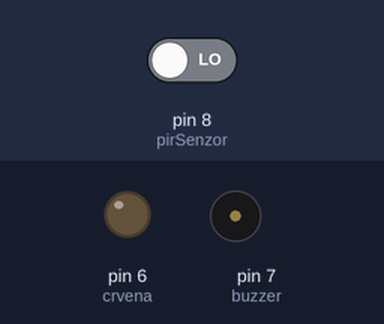
Recording of a sketch running on a simulated Arduino Uno, built with avr-gcc and run on an emulated ATmega328P. On the bench: output pins drawn as LEDs (lit = HIGH), buzzer (waves = sounding). The test bench sets the inputs (shaded band); at power-on: pin 8 (pirSenzor) LOW. What the sketch prints to the serial monitor is not drawn.

Above: at 1.2 s.
1.3 s: pin 8 (pirSenzor) driven HIGH
At 1.6 s:
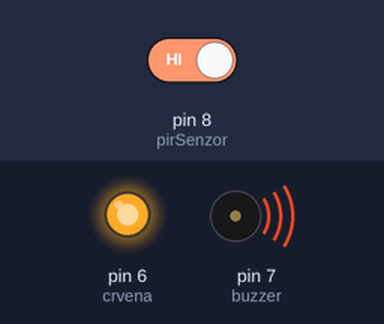
4.3 s: pin 8 (pirSenzor) driven LOW
At 5.1 s:
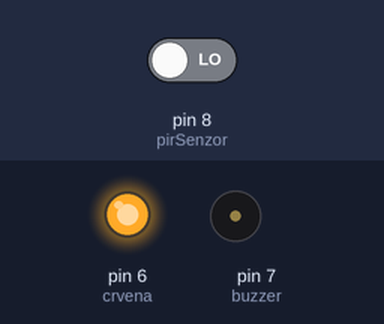
Timing chart, 0 to 7.3 s (numbered marks = the images above; inputs shaded):
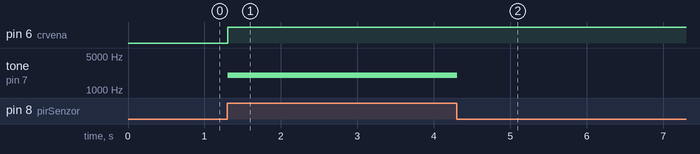

The sketch:

B27_TestProgram.ino
```cpp
// ---  B27 - Alarmni sistem
// ---  09.06.2022.


// pinovi za elemente
int crvena = 6;
int buzzer = 7; // zvucnik
int pirSenzor = 8;

int ukljucenPuta = 0;


void setup() {
  Serial.begin(9600);
  pinMode(crvena, OUTPUT);
  pinMode(buzzer, OUTPUT);
  pinMode(pirSenzor, INPUT);
}

// pomocna promeljiva
bool isActive = false;

void loop() {
  int senzor = digitalRead(pirSenzor); // citanje sa senora (0 ili 1)
  Serial.println(senzor);
  if(senzor){
    digitalWrite(crvena, HIGH);
    tone(buzzer, 2000);
    delay(1000);
    noTone(buzzer);
  }
 }
```

Measured:
- after the input at 1.3 s, pin 6 (crvena): LOW → HIGH at once; tone on pin 7 (buzzer): silent → 2000 Hz at once
- after the input at 4.3 s, tone on pin 7 (buzzer): 2000 Hz → silent at once
